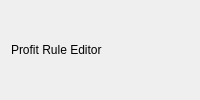
<?xml version="1.0" encoding="UTF-8"?>
<ui version="4.0">
<widget class="QDialog" name="profit_rule_editor"><layout class="QVBoxLayout" name="profit_rule_editorLayout"><item><widget class="QLabel" name="profit_rule_editorLabel"><property name="text"><string>Profit Rule Editor</string></property></widget></item></layout></widget>

</ui>
